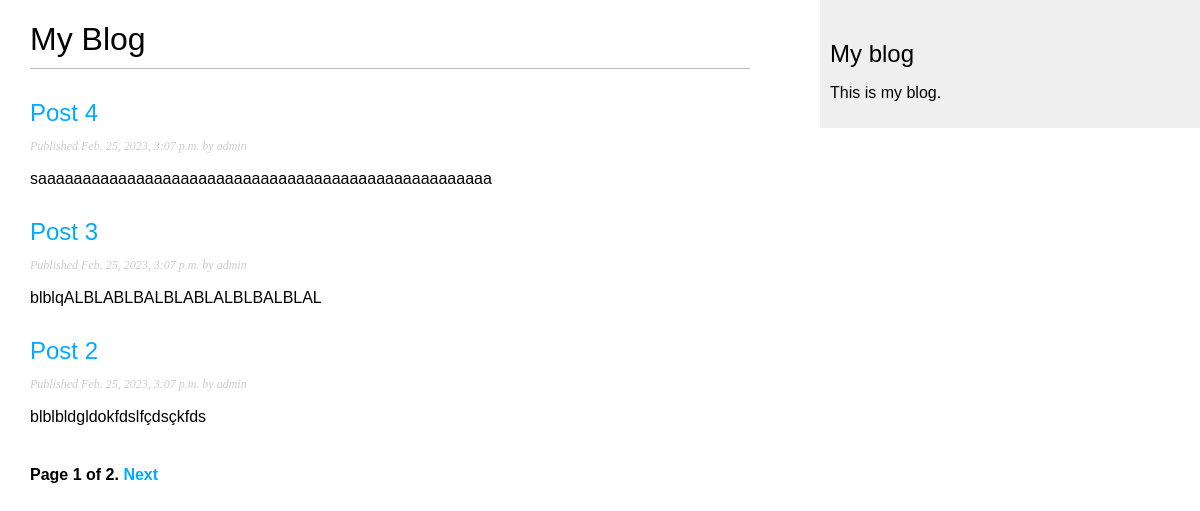
Screenshot of /blog/ with the database file from the repository.
### blog/models.py (models this page shows, shortened)
class Post(models.Model):
    class Status(models.TextChoices):
        DRAFT = 'DF', 'Draft'
        PUBLISHED = 'PB', 'Published'
    title = models.CharField(max_length=250)
    slug = models.SlugField(max_length=250, unique_for_date='publish')
    author = models.ForeignKey(User,
                               on_delete=models.CASCADE,
                               related_name='blog_posts')
    body = models.TextField()
    publish = models.DateTimeField(default=timezone.now)
    created = models.DateTimeField(auto_now_add=True)
    updated = models.DateTimeField(auto_now=True)
    status = models.CharField(max_length=2,
                              choices=Status.choices,
                              default=Status.DRAFT)
    objects = models.Manager()
    published = PublishedManager()
    class Meta:
        ordering = ['-publish']
        indexes = [models.Index(fields=['-publish'])]
    def get_absolute_url(self):
        return reverse("blog:post_detail", args=[self.publish.year,
                                                 self.publish.month,
                                                 self.publish.day,
                                                 self.slug])

### blog/views.py (the view)
# urls.py: path('', views.PostListView.as_view(), name='post_list'),
class PostListView(ListView):
    queryset = Post.published.all()
    context_object_name = 'posts'
    paginate_by = 3
    template_name = 'blog/post/list.html'

### blog/templates/blog/post/list.html (shortened to what this page needs)
{% extends 'blog/base.html' %}
{% block content %}
    <h1>My Blog</h1>
    {% for post in posts %}
        <h2>
            <a href="{{ post.get_absolute_url }}">
                {{ post.title }}
            </a>
        </h2>
        <p class="date">
            Published {{post.publish}} by {{ post.author }}
        </p>
        {{ post.body|truncatewords:30|linebreaks }}
    {% endfor %}
    {% include "pagination.html" with page=page_obj %}
{% endblock content %}

### blog/static/css/blog.css (style rules this page uses)
body { margin: 0; padding: 0; font-family: helvetica, sans-serif; }
a { color: #00abff; text-decoration: none; }
h1 { font-weight: normal; border-bottom: 1px solid #bbb; padding: 0 0 10px 0; }
h2 { font-weight: normal; margin: 30px 0 0; }
p.date { color: #ccc; font-family: georgia, serif; font-size: 12px; font-style: italic; }

### rows the page displays
Post: title "Post 4", publish "Feb. 25, 2023, 3:07 p.m.", author "admin", body "saaaaaaaaaaaaaaaaaaaaaaaaaaaaaaaaaaaaaaaaaaaaaaaaaaa"
Post: title "Post 3", publish "Feb. 25, 2023, 3:07 p.m.", author "admin", body "blblqALBLABLBALBLABLALBLBALBLAL"
Post: title "Post 2", publish "Feb. 25, 2023, 3:07 p.m.", author "admin", body "blblbldgldokfdslfçdsçkfds"

### other values shown
{{ page.number }} "1"
{{ page.paginator.num_pages }} "2"
